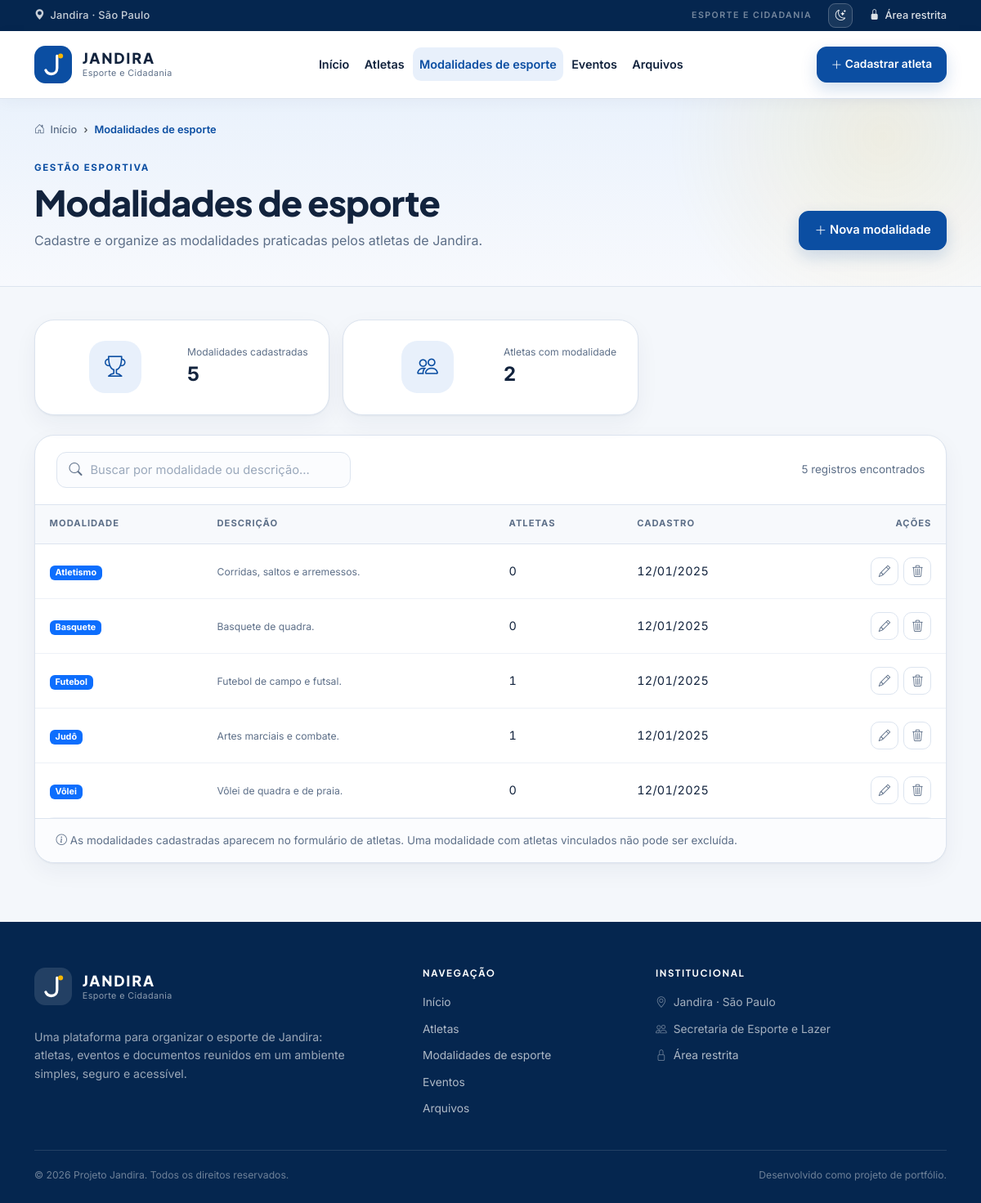
Page /cadastro_atletas/modalidades_esporte.php on the committed database.
### tables this page shows
CREATE TABLE IF NOT EXISTS `modalidades_esporte` (
  `id` int(11) NOT NULL,
  `nome` varchar(80) NOT NULL,
  `descricao` text DEFAULT NULL,
  `data_cadastro` datetime NOT NULL DEFAULT current_timestamp()
);

### cadastro_atletas/modalidades_esporte.php (the view, shortened to what this page needs)
<?php
require_once __DIR__ . '/../includes/layout.php';
require_once __DIR__ . '/conexao.php';
$sqlModalidades = 'SELECT t.*,
    (SELECT COUNT(*) FROM cadastro_atletas a WHERE a.modalidade_esporte_id = t.id) AS total_atletas
    FROM modalidades_esporte t ORDER BY t.nome ASC';
$queryModalidades = $mysqli->query($sqlModalidades);
$modalidades = $queryModalidades->fetch_all(MYSQLI_ASSOC);
$totalModalidadesCadastradas = count($modalidades);
$totalAtletasComModalidade = array_sum(array_column($modalidades, 'total_atletas'));
?>
<section class="page-content">
    <div class="container">
        <div class="row g-3 mb-4">
            <div class="col-12 col-sm-6 col-lg-4">
                <div class="surface-card h-100">
                    <div class="surface-card-body d-flex align-items-center gap-3">
                        <span class="empty-state-icon mb-0"><i class="bi bi-trophy" aria-hidden="true"></i></span>
                        <div>
                            <span class="person-meta d-block">Modalidades cadastradas</span>
                            <strong class="fs-4"><?= $totalModalidadesCadastradas ?></strong>
                        </div>
                    </div>
                </div>
            </div>
            <div class="col-12 col-sm-6 col-lg-4">
                <div class="surface-card h-100">
                    <div class="surface-card-body d-flex align-items-center gap-3">
                        <span class="empty-state-icon mb-0"><i class="bi bi-people" aria-hidden="true"></i></span>
                        <div>
                            <span class="person-meta d-block">Atletas com modalidade</span>
                            <strong class="fs-4"><?= $totalAtletasComModalidade ?></strong>
                        </div>
                    </div>
                </div>
            </div>
        </div>
        <div class="surface-card">
            <div class="table-toolbar">
                <div class="search-box">
                    <input
                        type="search"
                        class="form-control"
                        id="buscaModalidadesEsporte"
                        placeholder="Buscar por modalidade ou descrição..."
                        data-table-search
                        data-table-target="#tabelaModalidadesEsporte"
                        autocomplete="off"
                    >
                </div>
                <span class="result-count" data-result-count>
                </span>
            </div>
            <div class="table-responsive">
                <table class="table table-modern align-middle" id="tabelaModalidadesEsporte">
                    <thead>
                        <tr>
                            <th scope="col">Modalidade</th>
                            <th scope="col">Descrição</th>
                            <th scope="col">Atletas</th>
                            <th scope="col">Cadastro</th>
                            <th scope="col" class="text-end">Ações</th>
                        </tr>
                    </thead>
                    <tbody>
                        <?php if ($totalModalidadesCadastradas === 0): ?>
                            <tr>
                                <td colspan="5">
                                    <div class="empty-state">
                                        <span class="empty-state-icon"><i class="bi bi-trophy" aria-hidden="true"></i></span>
                                        <h3>Nenhuma modalidade cadastrada</h3>
                                        <p>Cadastre a primeira modalidade de esporte para vincular aos atletas.</p>
                                        <a href="<?= e(app_url('cadastro_atletas/cadastrar_modalidade_esporte.php')) ?>" class="btn btn-brand">
                                            <i class="bi bi-plus-lg" aria-hidden="true"></i> Nova modalidade
                                        </a>
                                    </div>
                                </td>
                            </tr>
                        <?php else: ?>
                            <?php foreach ($modalidades as $modalidade): ?>
                                <tr data-search="<?= e($modalidade['nome'] . ' ' . (string) ($modalidade['descricao'] ?? '')) ?>">
                                    <td>
                                        <span class="badge text-bg-primary"><?= e($modalidade['nome']) ?></span>
                                    </td>
                                    <td>
                                        <span class="person-meta"><?= e($modalidade['descricao'] ?: 'Sem descrição') ?></span>
                                    </td>
                                    <td class="mono"><?= (int) $modalidade['total_atletas'] ?></td>
                                    <td class="mono"><?= e(formatar_data_br($modalidade['data_cadastro'])) ?></td>
                                    <td class="text-end">
                                        <div class="row-actions">
                                            <a
                                                href="<?= e(app_url('cadastro_atletas/editar_modalidade_esporte.php?id=' . (int) $modalidade['id'])) ?>"
                                                class="action-btn"
                                                title="Editar modalidade"
                                                aria-label="Editar <?= e($modalidade['nome']) ?>"
                                            >
                                                <i class="bi bi-pencil" aria-hidden="true"></i>
                                            </a>
                                            <a
                                                href="<?= e(app_url('cadastro_atletas/deletar_modalidade_esporte.php?id=' . (int) $modalidade['id'])) ?>"
                                                class="action-btn danger"
                                                title="Excluir modalidade"
                                                aria-label="Excluir <?= e($modalidade['nome']) ?>"
                                            >
                                                <i class="bi bi-trash3" aria-hidden="true"></i>
                                            </a>
                                        </div>
                                    </td>
                                </tr>
                            <?php endforeach; ?>
                        <?php endif; ?>
                    </tbody>
                </table>
            </div>
            <div class="surface-card-footer">
                <i class="bi bi-info-circle" aria-hidden="true"></i>
                As modalidades cadastradas aparecem no formulário de atletas. Uma modalidade com atletas vinculados não pode ser excluída.
            </div>
        </div>
    </div>
</section>

### assets/css/site.css (style rules this page uses)
:root { --brand: #0b4ea2; --brand-dark: #07356f; --brand-deep: #05264f; --brand-soft: #e8f0fb; --brand-softer: #f3f7fd; --accent: #f4b400; --accent-dark: #d99a00; --green: #1f9d6a; --ink: #12233d; --muted: #5d6f88; --line: #dce4ef; --surface: #f4f7fb; --white: #ffffff; --danger: #dc3545; --radius-lg: 24px; --radius-md: 16px; --radius-sm: 12px; --shadow-sm: 0 1px 2px rgba(16, 42, 80, .05), 0 10px 28px rgba(16, 42, 80, .05); --shadow-md: 0 18px 45px rgba(9, 38, 79, .13); --font-body: "Inter", system-ui, -apple-system, "Segoe UI", sans-serif; --font-display: "Plus Jakarta Sans", "Inter", system-ui, sans-serif; }
* { box-sizing: border-box; }
html { scroll-behavior: smooth; }
body { min-height: 100vh; display: flex; flex-direction: column; background: var(--surface); color: var(--ink); font-family: var(--font-body); font-size: 1rem; line-height: 1.6; -webkit-font-smoothing: antialiased; }
a { color: var(--brand); text-decoration: none; transition: color .18s ease; }
.btn { border-radius: 12px; font-weight: 600; font-size: .92rem; padding: .7rem 1.15rem; transition: transform .18s ease, box-shadow .18s ease, background .18s ease, border-color .18s ease; }
.btn i { vertical-align: -.08em; }
.btn-brand { background: var(--brand); border: 1px solid var(--brand); color: #fff; box-shadow: 0 8px 20px rgba(11, 78, 162, .18); }
.page-content { padding: 2.5rem 0 4.5rem; }
.surface-card { background: #fff; border: 1px solid var(--line); border-radius: var(--radius-lg); box-shadow: var(--shadow-sm); }
.surface-card-body { padding: 1.6rem; }
.surface-card-footer { padding: 1rem 1.6rem; border-top: 1px solid var(--line); background: #fbfcfe; border-radius: 0 0 var(--radius-lg) var(--radius-lg); color: var(--muted); font-size: .84rem; }
.table-toolbar { display: flex; align-items: center; justify-content: space-between; gap: 1rem; flex-wrap: wrap; padding: 1.25rem 1.6rem; border-bottom: 1px solid var(--line); }
.search-box { position: relative; width: 100%; max-width: 360px; }
.search-box .form-control { height: 44px; padding-left: 2.55rem; background: #fbfcfe; }
.result-count { color: var(--muted); font-size: .84rem; white-space: nowrap; }
.table-responsive { border-radius: 0 0 var(--radius-lg) var(--radius-lg); }
.table-modern { margin-bottom: 0; --bs-table-bg: transparent; }
.table-modern thead th { background: #f7f9fc; color: var(--muted); border-bottom: 1px solid var(--line); font-size: .7rem; font-weight: 700; letter-spacing: .09em; text-transform: uppercase; padding: .9rem 1.1rem; white-space: nowrap; }
.table-modern tbody td { padding: 1rem 1.1rem; border-color: #edf1f7; vertical-align: middle; color: var(--ink); font-size: .9rem; }
.person-meta { display: block; color: var(--muted); font-size: .76rem; line-height: 1.35; margin-top: .15rem; }
.mono { font-variant-numeric: tabular-nums; letter-spacing: .02em; }
.row-actions { display: inline-flex; align-items: center; gap: .4rem; }
.action-btn { width: 34px; height: 34px; display: inline-grid; place-items: center; border-radius: 10px; border: 1px solid var(--line); background: #fff; color: var(--muted); font-size: .9rem; transition: all .18s ease; }
.form-control, .form-select { border: 1px solid var(--line); border-radius: var(--radius-sm); padding: .7rem .9rem; font-size: .92rem; color: var(--ink); background-color: #fff; }
.form-control::placeholder { color: #9aa8bb; }
.empty-state-icon { width: 64px; height: 64px; border-radius: 20px; background: var(--brand-soft); color: var(--brand); display: grid; place-items: center; font-size: 1.6rem; margin: 0 auto 1rem; }
html { color-scheme: light; }

### rows in the picture
modalidades_esporte: nome "Atletismo", descricao "Corridas, saltos e arremessos.", total_atletas "0", data_cadastro "12/01/2025"
modalidades_esporte: nome "Basquete", descricao "Basquete de quadra.", total_atletas "0", data_cadastro "12/01/2025"
modalidades_esporte: nome "Futebol", descricao "Futebol de campo e futsal.", total_atletas "1", data_cadastro "12/01/2025"
modalidades_esporte: nome "Judô", descricao "Artes marciais e combate.", total_atletas "1", data_cadastro "12/01/2025"
modalidades_esporte: nome "Vôlei", descricao "Vôlei de quadra e de praia.", total_atletas "0", data_cadastro "12/01/2025"

### other values in the picture
$item['label'] "Início"
$item['label'] "Atletas"
$item['label'] "Modalidades de esporte"
$item['label'] "Eventos"
$item['label'] "Arquivos"
$label "Modalidades de esporte"
$eyebrow "GESTÃO ESPORTIVA"
$title "Modalidades de esporte"
$description "Cadastre e organize as modalidades praticadas pelos atletas de Jandira."
$actions "Nova modalidade"
$totalModalidadesCadastradas "5"
$totalAtletasComModalidade "2"
